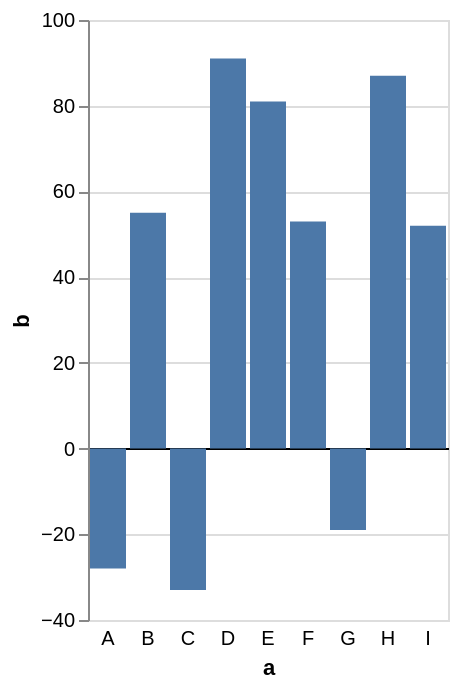

Express this chart as Vega-Lite.
### Vega-Lite specification from a JSON file in a GitHub repository (floating-point values rounded to 4 significant figures)
{"$schema": "https://vega.github.io/schema/vega-lite/v5.json", "description": "A bar chart with negative values. We can hide the axis domain line, and instead use a conditional grid color to draw a zero baseline.", "data": {"values": [{"a": "A", "b": -28}, {"a": "B", "b": 55}, {"a": "C", "b": -33}, {"a": "D", "b": 91}, {"a": "E", "b": 81}, {"a": "F", "b": 53}, {"a": "G", "b": -19}, {"a": "H", "b": 87}, {"a": "I", "b": 52}]}, "mark": "bar", "encoding": {"x": {"field": "a", "type": "nominal", "axis": {"domain": false, "ticks": false, "labelAngle": 0, "labelPadding": 4}}, "y": {"field": "b", "type": "quantitative", "axis": {"gridColor": {"condition": {"test": "datum.value === 0", "value": "black"}, "value": "#ddd"}}}}}
